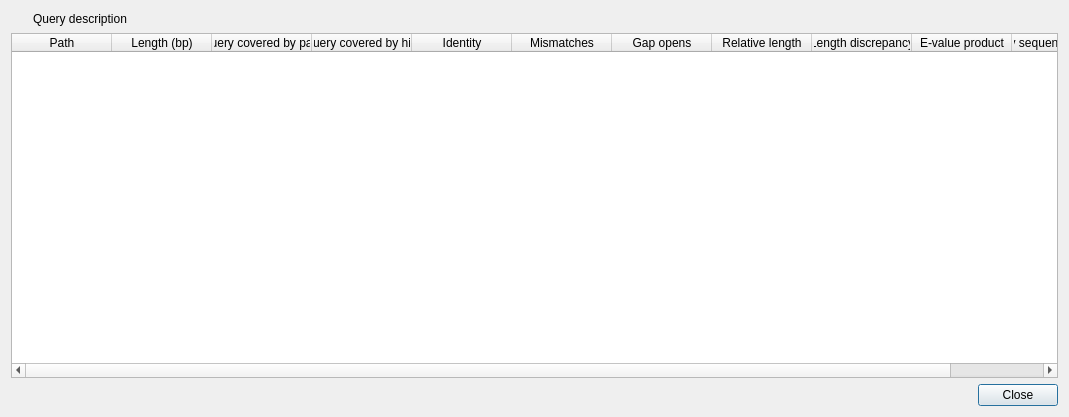
<?xml version="1.0" encoding="UTF-8"?>
<ui version="4.0">
 <class>QueryPathsDialog</class>
 <widget class="QDialog" name="QueryPathsDialog">
  <property name="geometry">
   <rect>
    <x>0</x>
    <y>0</y>
    <width>1069</width>
    <height>417</height>
   </rect>
  </property>
  <property name="windowTitle">
   <string>Query paths</string>
  </property>
  <layout class="QGridLayout" name="gridLayout">
   <item row="0" column="1">
    <widget class="QLabel" name="queryLabel">
     <property name="text">
      <string>Query description</string>
     </property>
     <property name="wordWrap">
      <bool>true</bool>
     </property>
    </widget>
   </item>
   <item row="0" column="0">
    <widget class="InfoTextWidget" name="queryPathsInfoText" native="true">
     <property name="sizePolicy">
      <sizepolicy hsizetype="Fixed" vsizetype="Fixed">
       <horstretch>0</horstretch>
       <verstretch>0</verstretch>
      </sizepolicy>
     </property>
     <property name="minimumSize">
      <size>
       <width>16</width>
       <height>16</height>
      </size>
     </property>
    </widget>
   </item>
   <item row="1" column="0" colspan="2">
    <widget class="MyTableWidget" name="tableWidget">
     <column>
      <property name="text">
       <string>Path</string>
      </property>
     </column>
     <column>
      <property name="text">
       <string>Length (bp)</string>
      </property>
     </column>
     <column>
      <property name="text">
       <string>Query covered by path</string>
      </property>
     </column>
     <column>
      <property name="text">
       <string>Query covered by hits</string>
      </property>
     </column>
     <column>
      <property name="text">
       <string>Identity</string>
      </property>
     </column>
     <column>
      <property name="text">
       <string>Mismatches</string>
      </property>
     </column>
     <column>
      <property name="text">
       <string>Gap opens</string>
      </property>
     </column>
     <column>
      <property name="text">
       <string>Relative length</string>
      </property>
     </column>
     <column>
      <property name="text">
       <string>Length discrepancy</string>
      </property>
     </column>
     <column>
      <property name="text">
       <string>E-value product</string>
      </property>
     </column>
     <column>
      <property name="text">
       <string>Copy sequence to clipboard</string>
      </property>
     </column>
    </widget>
   </item>
   <item row="2" column="0" colspan="2">
    <widget class="QDialogButtonBox" name="buttonBox">
     <property name="orientation">
      <enum>Qt::Horizontal</enum>
     </property>
     <property name="standardButtons">
      <set>QDialogButtonBox::Close</set>
     </property>
    </widget>
   </item>
  </layout>
 </widget>
 <customwidgets>
  <customwidget>
   <class>InfoTextWidget</class>
   <extends>QWidget</extends>
   <header>infotextwidget.h</header>
   <container>1</container>
  </customwidget>
  <customwidget>
   <class>MyTableWidget</class>
   <extends>QTableWidget</extends>
   <header>mytablewidget.h</header>
  </customwidget>
 </customwidgets>
 <resources/>
 <connections>
  <connection>
   <sender>buttonBox</sender>
   <signal>accepted()</signal>
   <receiver>QueryPathsDialog</receiver>
   <slot>accept()</slot>
   <hints>
    <hint type="sourcelabel">
     <x>248</x>
     <y>254</y>
    </hint>
    <hint type="destinationlabel">
     <x>157</x>
     <y>274</y>
    </hint>
   </hints>
  </connection>
  <connection>
   <sender>buttonBox</sender>
   <signal>rejected()</signal>
   <receiver>QueryPathsDialog</receiver>
   <slot>reject()</slot>
   <hints>
    <hint type="sourcelabel">
     <x>316</x>
     <y>260</y>
    </hint>
    <hint type="destinationlabel">
     <x>286</x>
     <y>274</y>
    </hint>
   </hints>
  </connection>
 </connections>
</ui>
